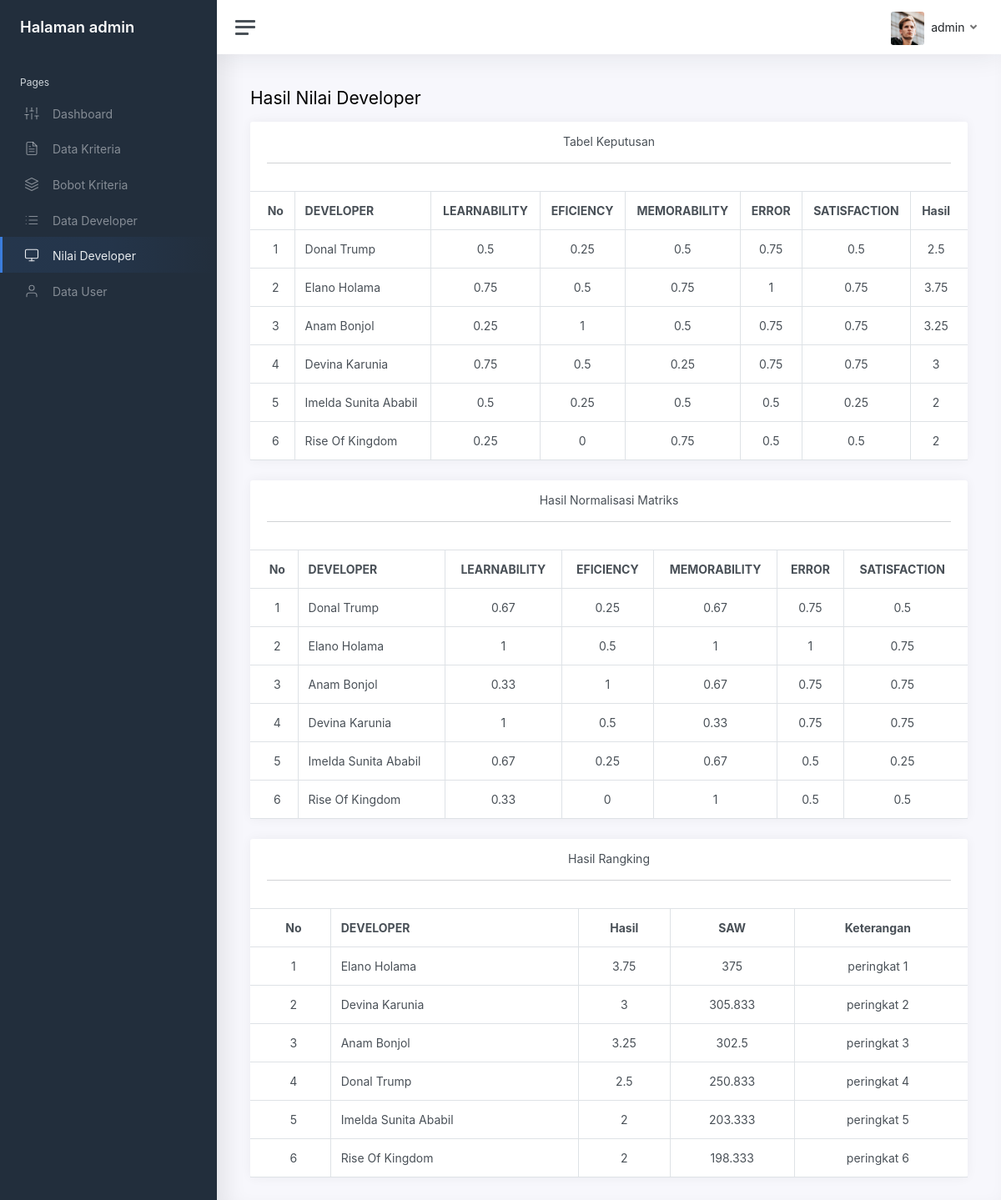
The page /UTS-SPK/admin_nilaiDev.php (signed in) on the database its author committed.
### tables this page shows
CREATE TABLE `tb_users` (
  `id_users` int(50) NOT NULL,
  `kode` varchar(50) NOT NULL,
  `username` varchar(20) NOT NULL,
  `nama` varchar(50) NOT NULL,
  `email` varchar(50) NOT NULL,
  `password` text NOT NULL,
  `alamat` text NOT NULL,
  `verifikasi` tinyint(1) NOT NULL,
  `level` enum('None','Developer','Admin') NOT NULL
);

CREATE TABLE `tb_matrik` (
  `id_matrik` int(50) NOT NULL,
  `id_users` int(50) NOT NULL,
  `c1` double NOT NULL,
  `c2` double NOT NULL,
  `c3` double NOT NULL,
  `c4` double NOT NULL,
  `c5` double NOT NULL
);

### UTS-SPK/connection.php (called while the page is built, shortened)
<?php
$con = mysqli_connect("localhost", "root", "", "uts_spk");
function lihat($query)
{
    global $con;
    $hasil = mysqli_query($con, $query) or die(mysqli_error($con));
    $notif = [];
    while ($notief = mysqli_fetch_assoc($hasil)) {
        $notif[] = $notief;
    }
    return $notif;
}

### UTS-SPK/admin_nilaiDev.php (the view, shortened to what this page needs)
<?php
require 'connection.php';
if (!isset($_SESSION["Admin"])) {
  header('location: login.php');
  exit;
} else {
  if (isset($_SESSION['id_users'])) {
    $id_users = $_SESSION['id_users'];
  } else {
    $id_users = $_COOKIE['id_users'];
  }
  $user = lihat("SELECT * FROM tb_users WHERE id_users = '$id_users' ")[0];
}
?>
<?php
$bobot = array(100, 80, 70, 90, 100);
function getNama($id)
{
  global $con;
  $q = mysqli_query($con, "SELECT * FROM tb_users where id_users = '$id'");
  $d = mysqli_fetch_array($q);
  return $d['nama'];
}
$sql = mysqli_query($con, "SELECT * FROM tb_matrik");
?>
<!DOCTYPE html>
<html lang="en">
<head>
  <link rel="stylesheet" href="asset/bootstrap/css/bootstrap.css">
  <link href="dashboard/css/app.css?v=<?php echo time(); ?>" rel="stylesheet">
</head>
<body>
  <div class="wrapper">
    <nav id="sidebar" class="sidebar">
      <div class="sidebar-content js-simplebar">
        <a class="sidebar-brand" href="admin_dashboard.php">
          <span class="align-middle">Halaman admin</span>
        </a>
        <ul class="sidebar-nav">
          <li class="sidebar-header">
            Pages
          </li>
          <li class="sidebar-item">
            <a class="sidebar-link" href="admin_dashboard.php">
              <i class="align-middle" data-feather="sliders"></i> <span class="align-middle">Dashboard</span>
            </a>
          </li>
          <li class="sidebar-item">
            <a class="sidebar-link" href="admin_kriteria.php">
              <i class="align-middle" data-feather="file-text"></i> <span class="align-middle">Data Kriteria</span>
            </a>
          </li>
          <li class="sidebar-item">
            <a class="sidebar-link" href="admin_bobotKriteria.php">
              <i class="align-middle" data-feather="layers"></i> <span class="align-middle">Bobot Kriteria</span>
            </a>
          </li>
          <li class="sidebar-item">
            <a class="sidebar-link" href="admin_developer.php">
              <i class="align-middle" data-feather="list"></i> <span class="align-middle">Data Developer</span>
            </a>
          </li>
          <li class="sidebar-item active">
            <a class="sidebar-link" href="admin_nilaiDev.php">
              <i class="align-middle" data-feather="monitor"></i> <span class="align-middle">Nilai Developer</span>
            </a>
          </li>
          <li class="sidebar-item ">
            <a class="sidebar-link" href="admin_user.php">
              <i class="align-middle" data-feather="user"></i> <span class="align-middle">Data User</span>
            </a>
          </li>
      </div>
    </nav>
    <div class="main">
      <nav class="navbar navbar-expand navbar-light navbar-bg">
        <a class="sidebar-toggle d-flex">
          <i class="hamburger align-self-center"></i>
        </a>
        <div class="navbar-collapse collapse">
          <ul class="navbar-nav navbar-align">
            <a class="nav-link dropdown-toggle d-none d-sm-inline-block" href="#" data-toggle="dropdown">
              <img src="dashboard/img/avatars/avatar.jpg" class="avatar img-fluid rounded mr-1" alt="admin" />
              <span class="text-dark"><?= $user["username"] ?></span>
            </a>
          </ul>
        </div>
      </nav>
      <main class="content">
        <div class="container-fluid p-0">
          <h1 class="h3 mb-3">Hasil Nilai Developer</h1>
          <div class="row">
            <div class="col-12">
              <div class="card">
                <div class="card-header">
                  <h3 class="card-title text-center">Tabel Keputusan</h3>
                  <hr>
                </div>
                <div class="table-responsive">
                  <table class="table mb-0 table table-bordered border-primary">
                    <thead class="text-center">
                      <tr>
                        <th scope="col">No</th>
                        <th scope="col" class="text-start">DEVELOPER</th>
                        <th scope="col">LEARNABILITY</th>
                        <th scope="col">EFICIENCY</th>
                        <th scope="col">MEMORABILITY</th>
                        <th scope="col">ERROR</th>
                        <th scope="col">SATISFACTION</th>
                        <th scope="col">Hasil</th>
                      </tr>
                    </thead>
                    <tbody class="text-center">
                      <?php
                      $no = 1;
                      while ($dt = mysqli_fetch_array($sql)) {
                        $jumlah = ($dt['c1']) + ($dt['c2']) + ($dt['c3']) + ($dt['c4']) + ($dt['c5']);
                        echo "<tr>
                        <td> $no</td>
                        <td  class='text-start'>" . getNama($dt['id_users']) . "</td>
                        <td>$dt[c1]</td>
                        <td>$dt[c2]</td>
                        <td>$dt[c3]</td>
                        <td>$dt[c4]</td>
                        <td>$dt[c5]</td>
                        <td>$jumlah</td>
                        </tr>";
                        $no++;
                      }
                      ?>
                    </tbody>
                  </table>
                </div>
              </div>
            </div>
          </div>
          <?php
          $crMax = mysqli_query($con, "SELECT max(c1) as maxK1,
          max(c2) as maxK2,
          max(c3) as maxK3,
          max(c4) as maxK4,
          max(c4) as maxK5
          FROM tb_matrik");
          $max = mysqli_fetch_array($crMax);
          $sql2 = mysqli_query($con, "SELECT * FROM tb_matrik");
          ?>
          <div class="row">
            <div class="col-12">
              <div class="card">
                <div class="card-header">
                  <h3 class="card-title text-center">Hasil Normalisasi Matriks</h3>
                  <hr>
                </div>
                <div class="table-responsive">
                  <table class="table mb-0 table table-bordered border-primary">
                    <thead class="text-center">
                      <tr>
                        <th scope="col">No</th>
                        <th scope="col" class="text-start">DEVELOPER</th>
                        <th scope="col">LEARNABILITY</th>
                        <th scope="col">EFICIENCY</th>
                        <th scope="col">MEMORABILITY</th>
                        <th scope="col">ERROR</th>
                        <th scope="col">SATISFACTION</th>
                      </tr>
                    </thead>
                    <tbody class="text-center">
                      <?php
                      $no = 1;
                      while ($dt2 = mysqli_fetch_array($sql2)) {
                        echo "<tr>
                        <td>$no</td>
                        <td class='text-start' >" . getNama($dt2['id_users']) . "</td>
                        <td>" . round($dt2['c1'] / $max['maxK1'], 2) . "</td>
                        <td>" . round($dt2['c2'] / $max['maxK2'], 2) . "</td>
                        <td>" . round($dt2['c3'] / $max['maxK3'], 2) . "</td>
                        <td>" . round($dt2['c4'] / $max['maxK4'], 2) . "</td>
                        <td>" . round($dt2['c5'] / $max['maxK5'], 2) . "</td>
                        </tr>";
                        $no++;
                      }
                      ?>
                    </tbody>
                  </table>
                </div>
              </div>
            </div>
          </div>
          <?php
          $sql3 = mysqli_query($con, "SELECT * FROM tb_matrik");
          ?>
          <div class="row">
            <div class="col-12">
              <div class="card">
                <div class="card-header">
                  <h3 class="card-title text-center">Hasil Rangking</h3>
                  <hr>
                </div>
                <div class="table-responsive">
                  <table class="table mb-0 table table-bordered border-primary">
                    <thead class="text-center">
                      <tr>
                        <th scope="col">No</th>
                        <th scope="col" class="text-start">DEVELOPER</th>
                        <th scope="col">Hasil</th>
                        <th scope="col">SAW</th>
                        <th scope="col">Keterangan</th>
                      </tr>
                    </thead>
                    <tbody class="text-center">
                      <?php
                      while ($dt3 = mysqli_fetch_array($sql3)) {
                        $jumlah = ($dt3['c1']) + ($dt3['c2']) + ($dt3['c3']) + ($dt3['c4']) + ($dt3['c5']);
                        $poin = round(
                          (($dt3['c1'] / $max['maxK1']) * $bobot[0]) +
                            (($dt3['c2'] / $max['maxK2']) * $bobot[1]) +
                            (($dt3['c3'] / $max['maxK3']) * $bobot[2]) +
                            (($dt3['c4'] / $max['maxK4']) * $bobot[3]) +
                            (($dt3['c5'] / $max['maxK5']) * $bobot[4]),
                          3
                        );
                        $data[] = array(
                          'nama' => getNama($dt3['id_users']),
                          'jumlah' => $jumlah,
                          'poin' => $poin
                        );
                      }
                      foreach ($data as $key => $isi) {
                        $jlh[$key] = $isi['jumlah'];
                        $poin1[$key] = $isi['poin'];
                      }
                      array_multisort($poin1, SORT_DESC, $jlh, SORT_DESC, $data);
                      $no = 1;
                      $h = "peringkat";
                      $peringkat = 1;
                      foreach ($data as $item) { ?>
                        <tr>
                          <td><?php echo $no ?></td>
                          <td class="text-start"><?php echo $item['nama'] ?></td>
                          <td><?php echo $item['jumlah'] ?></td>
                          <td><?php echo $item['poin'] ?></td>
                          <td><?php echo "$h $peringkat" ?></td>
                        </tr>
                      <?php
                        $no++;
                        if ($no >= 10) {
                          $h = "  ";
                          $peringkat = " ";
                        } else {
                          $peringkat++;
                        }
                      }
                      ?>
                    </tbody>
                  </table>
                </div>
              </div>
            </div>
          </div>
        </div>
      </main>
    </div>
  </div>
</body>
</html>

### rows shown on the page
tb_users: username "admin"
tb_matrik: id_users.nama "Donal Trump", c1 "0.5", c2 "0.25", c3 "0.5", c4 "0.75", c5 "0.5", jumlah "2.5", maxK1 "0.67", $dt2['c2']/$max['maxK2'] "0.25", maxK3 "0.67", $dt2['c4']/$max['maxK4'] "0.75", $dt2['c5']/$max['maxK5'] "0.5"
tb_matrik: id_users.nama "Elano Holama", c1 "0.75", c2 "0.5", c3 "0.75", c4 "1", c5 "0.75", jumlah "3.75", maxK1 "1", $dt2['c2']/$max['maxK2'] "0.5", maxK3 "1", $dt2['c4']/$max['maxK4'] "1", $dt2['c5']/$max['maxK5'] "0.75"
tb_matrik: id_users.nama "Anam Bonjol", c1 "0.25", c2 "1", c3 "0.5", c4 "0.75", c5 "0.75", jumlah "3.25", maxK1 "0.33", $dt2['c2']/$max['maxK2'] "1", maxK3 "0.67", $dt2['c4']/$max['maxK4'] "0.75", $dt2['c5']/$max['maxK5'] "0.75"
tb_matrik: id_users.nama "Devina Karunia", c1 "0.75", c2 "0.5", c3 "0.25", c4 "0.75", c5 "0.75", jumlah "3", maxK1 "1", $dt2['c2']/$max['maxK2'] "0.5", maxK3 "0.33", $dt2['c4']/$max['maxK4'] "0.75", $dt2['c5']/$max['maxK5'] "0.75"
tb_matrik: id_users.nama "Imelda Sunita Ababil", c1 "0.5", c2 "0.25", c3 "0.5", c4 "0.5", c5 "0.25", jumlah "2", maxK1 "0.67", $dt2['c2']/$max['maxK2'] "0.25", maxK3 "0.67", $dt2['c4']/$max['maxK4'] "0.5", $dt2['c5']/$max['maxK5'] "0.25"
tb_matrik: id_users.nama "Rise Of Kingdom", c1 "0.25", c2 "0", c3 "0.75", c4 "0.5", c5 "0.5", jumlah "2", maxK1 "0.33", $dt2['c2']/$max['maxK2'] "0", maxK3 "1", $dt2['c4']/$max['maxK4'] "0.5", $dt2['c5']/$max['maxK5'] "0.5"

### other values the page prints
$item['nama'] "Elano Holama"
$item['jumlah'] "3.75"
$item['poin'] "375"
$peringkat "1"
$item['nama'] "Devina Karunia"
$item['jumlah'] "3"
$item['poin'] "305.833"
$peringkat "2"
$item['nama'] "Anam Bonjol"
$item['jumlah'] "3.25"
$item['poin'] "302.5"
$peringkat "3"
$item['nama'] "Donal Trump"
$item['jumlah'] "2.5"
$item['poin'] "250.833"
